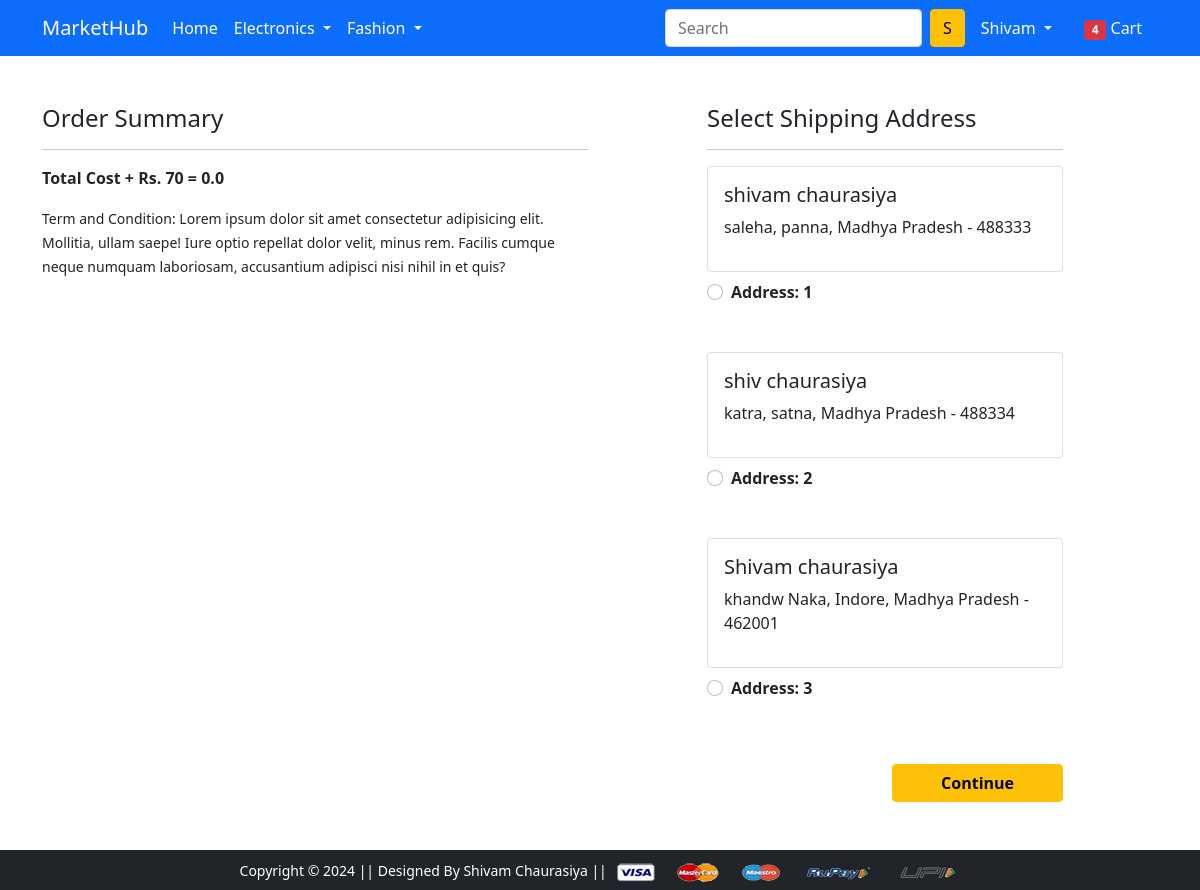
Screenshot of /checkout/ (signed in) with the database file from the repository.
### app/models.py (models this page shows, shortened)
class Customer(models.Model):
    user=models.ForeignKey(User, on_delete=models.CASCADE)
    name=models.CharField(max_length=200)
    locality=models.CharField(max_length=200)
    city=models.CharField(max_length=50)
    zipcode=models.IntegerField()
    state=models.CharField(choices=STATE_CHOICES, max_length=50)

### app/views.py (the view)
# urls.py: path('checkout/', views.checkout, name='checkout'),
@login_required
def checkout(request):
    user = request.user
    add = Customer.objects.filter(user=user)
    cart_items = Cart.objects.filter(user=user)
    amount = 0.0
    shipping_amount = 70.0
    totalamount = 0.0
    cart_product = [p for p in Cart.objects.all() if p.user == request.user]
    if cart_product:
        for p in cart_product:
            tempamount = (p.quantity * p.product.selling_price)
            amount += tempamount
        totalamount = amount + shipping_amount
    return render(request, 'app/checkout.html', {'add':add, 'totalamount':totalamount, 'cart_items':cart_items})

### app/templates/app/checkout.html (shortened to what this page needs)
{% extends 'app/base.html' %} {% load static %} {% block title %}Checkout{% endblock title %} {% block main-content %}
<div class="container">
    <div class="row mt-5">
        <div class="col-sm-6">
            <h4>Order Summary</h4>
            <hr>
            <p class="fw-bold">Total Cost + Rs. 70 = {{totalamount}}</p>
            <small>Term and Condition: Lorem ipsum dolor sit amet consectetur adipisicing elit. Mollitia, ullam saepe! Iure optio repellat dolor velit, minus rem. Facilis cumque neque numquam laboriosam, accusantium adipisci nisi nihil in et quis?</small>
        </div>
        <div class="col-sm-4 offset-sm-1">
            <h4>Select Shipping Address</h4>
            <hr>
            <form action="/paymentdone">
                {% for ad in add %}
                <div class="card">
                    <div class="card-body">
                        <h5>{{ad.name}}</h5>
                        <p>{{ad.locality}}, {{ad.city}}, {{ad.state}} - {{ad.zipcode}}</p>
                    </div>
                </div>
                <div class="form-check mt-2 mb-5">
                    <input class="form-check-input" type="radio" name="custid" id="custadd{{forloop.counter}}" value="{{ad.id}}">
                    <label class="form-check-label fw-bold" for="custadd{{forloop.counter}}">
            Address: {{forloop.counter}} </label>
                </div>
                {% endfor %}
                <div class="text-end">
                    <button type="submit" class="btn btn-warning mt-3 px-5 fw-bold">Continue</button>
                </div>
            </form>
        </div>
    </div>
</div>
{% endblock main-content %}

### app/templates/app/base.html (shortened to what this page needs)
<!doctype html> {% load static %}
<html lang="en">
<head>
    <link href="https://cdn.jsdelivr.net/npm/bootstrap@5.0.0-beta1/dist/css/bootstrap.min.css" rel="stylesheet"
>
    <link rel="stylesheet" href="{% static 'app/css/owl.carousel.min.css' %}">
    <link rel="stylesheet" href="{% static 'app/css/all.min.css' %}">
    <link rel="stylesheet" href="{% static 'app/css/style.css' %}">
</head>
<body>
    <nav class="navbar navbar-expand-lg navbar-dark bg-primary">
        <div class="container">
            <a class="navbar-brand" href="/">MarketHub</a>
            <div class="collapse navbar-collapse" id="navbarSupportedContent">
                <ul class="navbar-nav me-auto mb-2 mb-lg-0">
                    <li class="nav-item">
                        <a class="nav-link active" aria-current="page" href="/">Home</a>
                    </li>
                    <li class="nav-item dropdown">
                        <a class="nav-link dropdown-toggle text-white" href="#" id="electronicsDropdown" role="button"
                            data-bs-toggle="dropdown" aria-expanded="false">
                            Electronics
                        </a>
                    </li>
                    <li class="nav-item dropdown">
                        <a class="nav-link dropdown-toggle text-white" href="#" id="fashionDropdown" role="button"
                            data-bs-toggle="dropdown" aria-expanded="false">
                            Fashion
                        </a>
                    </li>
                </ul>
                <form class="d-flex">
                    <input class="form-control me-2" type="search" placeholder="Search" aria-label="Search">
                    <button class="btn btn-warning" type="submit">S</button>
                </form>
                <div>
                    <ul class="navbar-nav me-auto mb-2 mb-lg-0">
                        {% if request.user.is_authenticated %}
                        <li class="nav-item dropdown mx-2">
                            <a class="nav-link dropdown-toggle text-white" href="#" id="profileDropdown" role="button"
                                data-bs-toggle="dropdown" aria-expanded="false">
                                {{request.user.username | capfirst}}
                            </a>
                        </li>
                        <li class="nav-item mx-2">
                            <a href="{% url 'showcart' %}" class="nav-link text-white"><span
                                    class="badge bg-danger">4</span> Cart </a>
                        </li>
                        {% endif %}
                    </ul>
                </div>
            </div>
        </div>
    </nav>
    {% block main-content %} {% endblock main-content %}
    <footer class="container-fluid bg-dark text-center p-2 mt-5">
        <small class="text-white">Copyright &copy; 2024 || Designed By Shivam Chaurasiya || </small>
        <img src="{% static 'app/images/payment.png' %}" alt="" srcset="" class="img-fluid" height="2px">
    </footer>
</body>
</html>

### rows the page displays
Customer: name "shivam chaurasiya", locality "saleha", city "panna", state "Madhya Pradesh", zipcode "488333"
Customer: name "shiv chaurasiya", locality "katra", city "satna", state "Madhya Pradesh", zipcode "488334"
Customer: name "Shivam chaurasiya", locality "khandw Naka", city "Indore", state "Madhya Pradesh", zipcode "462001"

### other values shown
{{ request.user.username | capfirst }} "Shivam"
{{ totalamount }} "0.0"
